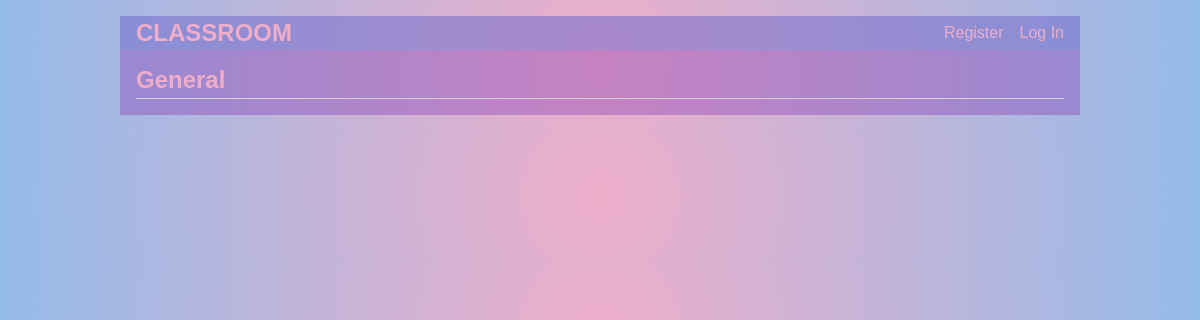
Before: / with the older database file.
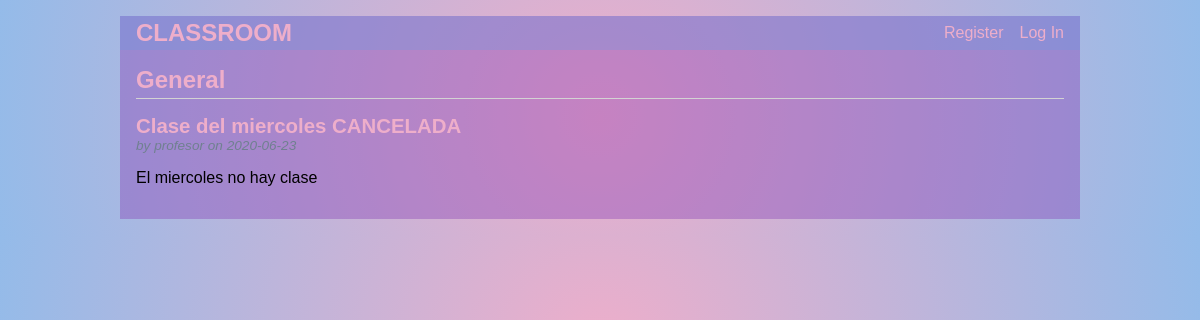
After: the same page with the newer database file.
### tables this page shows
CREATE TABLE post (
  id INTEGER PRIMARY KEY AUTOINCREMENT,
  author_id INTEGER NOT NULL,
  created TIMESTAMP NOT NULL DEFAULT CURRENT_TIMESTAMP,
  title TEXT NOT NULL,
  body TEXT NOT NULL,
  FOREIGN KEY (author_id) REFERENCES user (id)
);

CREATE TABLE user (
  id INTEGER PRIMARY KEY,
  idtype INTEGER,
  username TEXT UNIQUE NOT NULL,
  password TEXT NOT NULL,
  rol_id INTEGER NOT NULL,
  FOREIGN KEY (rol_id) REFERENCES rol (id),
  FOREIGN KEY (idtype) REFERENCES id_type (id)
);

### flaskr/blog.py (the view)
@bp.route('/')
def index():
    db = get_db()
    posts = db.execute(
        'SELECT p.id, title, body, created, author_id, username'
        ' FROM post p JOIN user u ON p.author_id = u.id'
        ' ORDER BY created DESC'
    ).fetchall()
    return render_template('blog/index.html', posts=posts)

### flaskr/auth.py (called while the page is built)
@bp.before_app_request
def load_logged_in_user():
    user_id = session.get('user_id')
    if user_id is None:
        g.user = None
    else:
        g.user = get_db().execute(
            'SELECT * FROM user WHERE id = ?', (user_id,)
        ).fetchone()

### flaskr/db.py (called while the page is built)
def get_db():
    if 'db' not in g:
        g.db = sqlite3.connect(
            current_app.config['DATABASE'],
            detect_types=sqlite3.PARSE_DECLTYPES
        )
        g.db.row_factory = sqlite3.Row
    return g.db

### flaskr/templates/blog/index.html (shortened to what this page needs)
{% extends 'base.html' %}
{% block header %}
  <h1>{% block title %}General{% endblock %}</h1>
{% endblock %}
{% block content %}
  {% for post in posts %}
    <article class="post">
      <header>
        <div>
          <h1>{{ post['title'] }}</h1>
          <div class="about">by {{ post['username'] }} on {{ post['created'].strftime('%Y-%m-%d') }}</div>
        </div>
      </header>
      <p class="body">{{ post['body'] }}</p>
    </article>
  {% endfor %}
{% endblock %}

### flaskr/templates/base.html (shortened to what this page needs)
<!doctype html>
<link rel="stylesheet" href="{{ url_for('static', filename='style.css') }}">
<nav>
  <h1><a class="action" href="{{ url_for('blog.index') }}" style="text-decoration: none;" >CLASSROOM</a></h1>
  <ul>
    {% if g.user %}
      <li><span>{{ g.user['username'] }}</span>
      <li><a href="{{ url_for('auth.logout') }}">Log Out</a>
    {% else %}
      <li><a href="{{ url_for('auth.register') }}">Register</a>
      <li><a href="{{ url_for('auth.login') }}">Log In</a>
    {% endif %}
  </ul>
</nav>
<section class="content">
  <header>
    {% block header %}{% endblock %}
  </header>
  {% block content %}{% endblock %}
</section>

### flaskr/static/style.css (style rules this page uses)
h1 { font-family: 'Verdana', sans-serif; color: #eeaeca; margin: 1rem 0; }
a { color: #eeaeca; text-decoration: none; }
nav { background: #649cde4a; display: flex; align-items: center; padding: 0 0.5rem; }
nav h1 { flex: auto; margin: 0; }
nav h1 a { text-decoration: none; padding: 0.25rem 0.5rem; }
nav ul { display: flex; list-style: none; margin: 0; padding: 0; }
nav ul li a, nav ul li span, header .action { display: block; padding: 0.5rem; }
.content { padding: 0 1rem 1rem; }
.content > header { border-bottom: 1px solid lightgray; display: flex; align-items: flex-end; }
.content > header h1 { flex: auto; margin: 1rem 0 0.25rem 0; }
.post > header { display: flex; align-items: flex-end; font-size: 0.85em; }
.post > header > div:first-of-type { flex: auto; }
.post > header h1 { font-size: 1.5em; margin-bottom: 0; }
.post .about { color: slategray; font-style: italic; }
.post .body { white-space: pre-line; }
.content:last-child { margin-bottom: 0; }

Changed rows visible on the page:
added post: title "Clase del miercoles CANCELADA", username "profesor", created "2020-06-23", body "El miercoles no hay clase"
